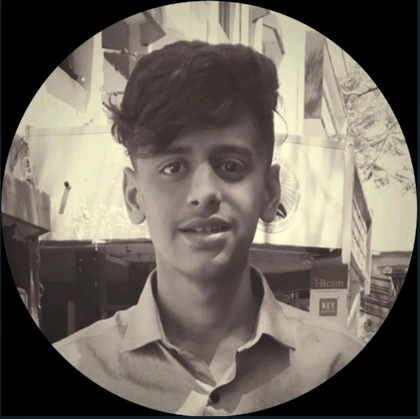
%> input picture raw.png, 420 x 419 px, shrunk from 727 x 725 before the run
$ octave TwoDFT.m   (GNU Octave 9; MATLAB toolbox functions it lacks are replaced by stand-ins)
%> lines starting %> are read from the running program, lines starting %| are printed output that depends on the picture
%Practical 2 - Appply 2D DFT on an image

clc;
clear all;
close all;
figure('Name','TYCS - 582 - Jaisal Shah','NumberTitle','off');
a = imread('C:\Users\Jaisal Shah\Desktop\TYCS-582\College-Stuff\Sem VI\DIP\Practicals\raw.png');
%> a is the input picture: size 419x420x3 uint8; mean R, G, B 111.7, 104.4, 95.2
img = double(a);
subplot(1, 2, 1);
imshow(a);
title('Original image');
[row col] = size(a);
%> row = 419; col = 1260
dft1 = size(a);
%> dft1 = [419 420 3]
for x = 1: row
    for y = 1:col
        b(x, y) = img(x ,y) * ((-1) ^ (x + y));
    end
end
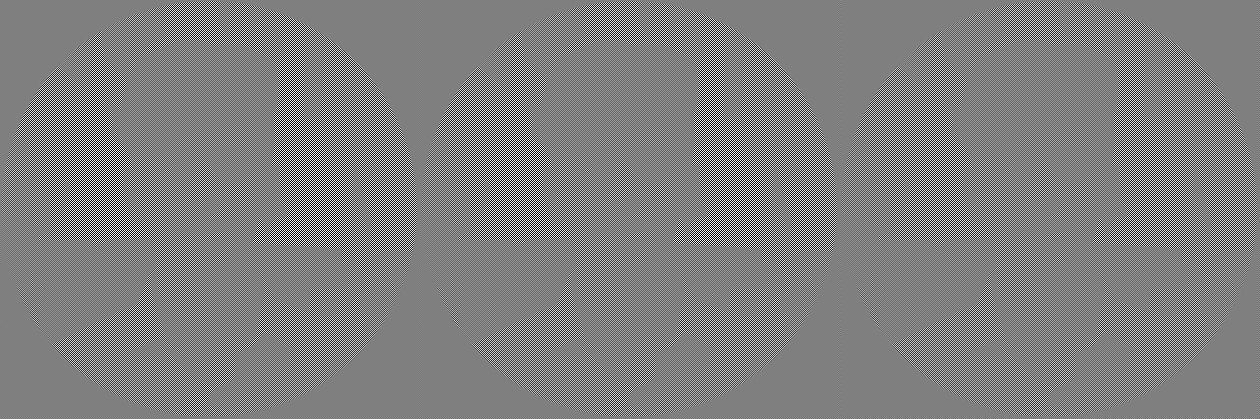
%> b: size 419x1260 double; min -255, max 255, mean 0; drawn with min black and max white

for x = 1: row
    for y = 1:col
        dft1(x, y) = b(x, y) * exp(-1 * 1i * 2 * pi * (((x * x) / row) + ((y * y)/ col)));
    end
end

subplot(1, 2, 2);
imshow(real(dft1));
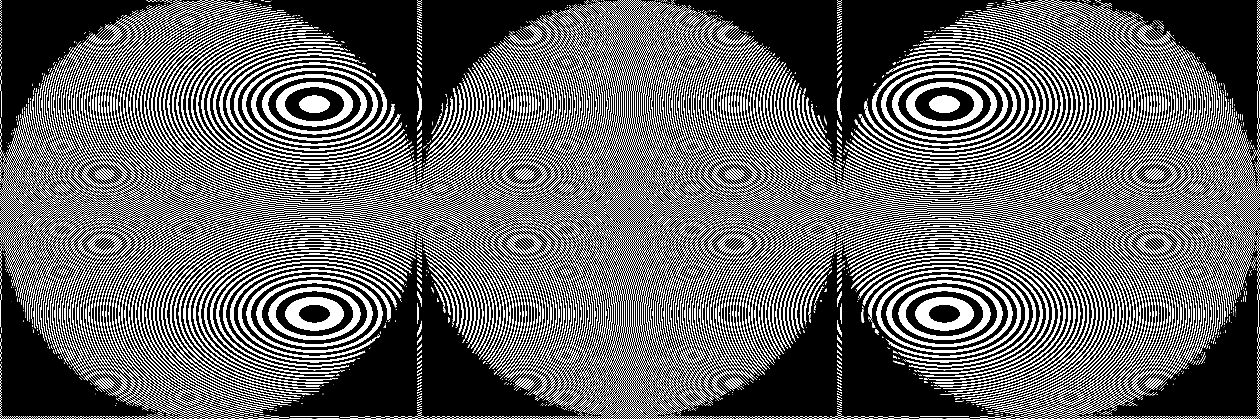
%> displayed picture: size 419x1260, on the screen's scale of 0 to 255; min 0, max 255, mean 102.8
title('DFT');
